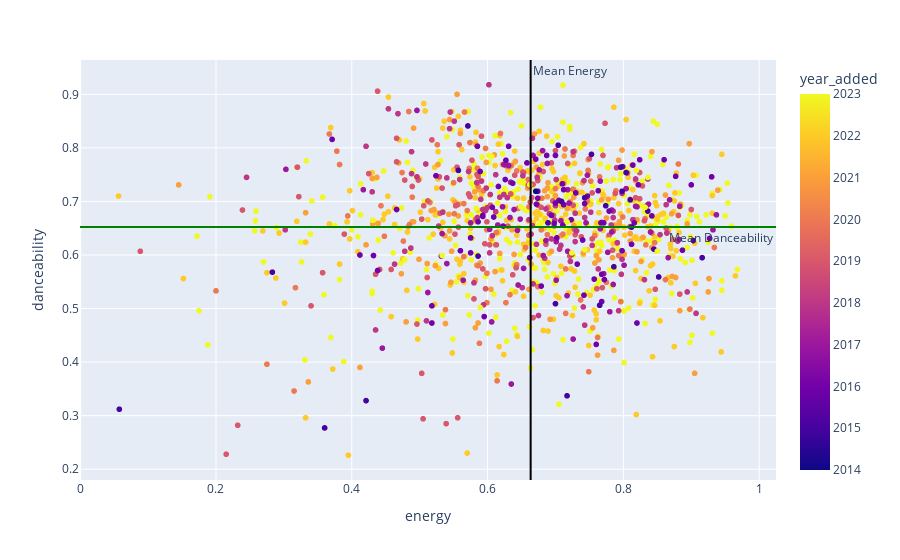

Notebook cell for this chart:
### Code cell
fig = px.scatter(df, x="energy", y="danceability", color="year_added", hover_data=['name', 'artist'])
fig.add_hline(y=df['danceability'].mean(), line_color='green', annotation_text = "Mean Danceability", annotation_position = 'bottom right')
fig.add_vline(x=df['energy'].mean(), line_color='black', annotation_text = "Mean Energy", annotation_position = 'top right')
fig.show()

### Figure 1 — Plotly figure (JSON) as saved in the notebook; plotly's stock layout.template omitted (floating-point values rounded to 4 significant figures; data arrays with more than 128 entries replaced by an {"elided": "..."} marker saying what was removed)
{"data": [{"customdata": {"elided": "1165x2 str values"}, "hovertemplate": "energy=%{x}<br>danceability=%{y}<br>name=%{customdata[0]}<br>artist=%{customdata[1]}<br>year_added=%{marker.color}<extra></extra>", "legendgroup": "", "marker": {"color": {"elided": "1165 int values"}, "coloraxis": "coloraxis", "symbol": "circle"}, "mode": "markers", "name": "", "showlegend": false, "type": "scattergl", "x": {"elided": "1165 float values"}, "xaxis": "x", "y": {"elided": "1165 float values"}, "yaxis": "y"}], "layout": {"annotations": [{"showarrow": false, "text": "Mean Danceability", "x": 1, "xanchor": "right", "xref": "x domain", "y": 0.6525, "yanchor": "top", "yref": "y"}, {"showarrow": false, "text": "Mean Energy", "x": 0.6634, "xanchor": "left", "xref": "x", "y": 1, "yanchor": "top", "yref": "y domain"}], "coloraxis": {"colorbar": {"title": {"text": "year_added"}}, "colorscale": [[0, "#0d0887"], [0.1111, "#46039f"], [0.2222, "#7201a8"], [0.3333, "#9c179e"], [0.4444, "#bd3786"], [0.5556, "#d8576b"], [0.6667, "#ed7953"], [0.7778, "#fb9f3a"], [0.8889, "#fdca26"], [1, "#f0f921"]]}, "legend": {"tracegroupgap": 0}, "margin": {"t": 60}, "shapes": [{"line": {"color": "green"}, "type": "line", "x0": 0, "x1": 1, "xref": "x domain", "y0": 0.6525, "y1": 0.6525, "yref": "y"}, {"line": {"color": "black"}, "type": "line", "x0": 0.6634, "x1": 0.6634, "xref": "x", "y0": 0, "y1": 1, "yref": "y domain"}], "xaxis": {"anchor": "y", "domain": [0, 1], "title": {"text": "energy"}}, "yaxis": {"anchor": "x", "domain": [0, 1], "title": {"text": "danceability"}}}}
